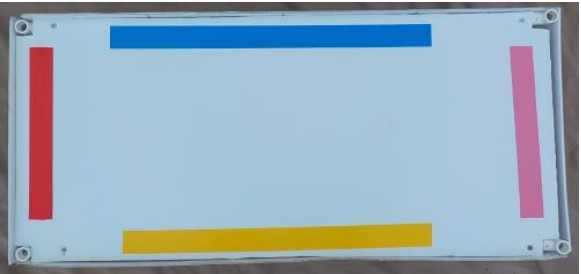
#> input picture Box Mission/images/1.png, 581 x 274 px, found by its file name
$ python box_bassant.py
#> lines starting #> are read from the running program, lines starting #| are printed output that depends on the picture; after the words box and inside, x2 and y2 are one past the last pixel; in counts of white or black regions, pixels touching at a corner belong together
import cv2
import numpy as np

hue = np.zeros((5,))
sat = np.zeros((5,))
val = np.zeros((5,))
centersX = np.zeros((4,), dtype=int)
centersY = np.zeros((4,), dtype=int)


def getTopContours(img, imgHSV):
    contours, hierarchy = cv2.findContours(
        img, cv2.RETR_EXTERNAL, cv2.CHAIN_APPROX_NONE)
    p = 0
    for cnt in contours:
        # cv2.drawContours(img, cnt, -1, (255, 0, 0), 3)
        # peri = cv2.arcLength(cnt, 1)
        # approx = cv2.approxPolyDP(cnt, 0.02*peri, 1)
        x, y, w, h = cv2.boundingRect(cnt)

        cv2.rectangle(img, (x, y), (x + w, y + h), (0, 255, 0), 2)
        # cv2.imshow('test', topContour)
        cv2.putText(img, str(p),
                    (x + (w // 2), y + (h // 2)), cv2.FONT_HERSHEY_COMPLEX, 0.3,
                    (0, 0, 0), 1)
        # print("{}  {}".format((x + (w // 2)-1), (y + (h // 2))))
        centersX[p] = int(x + (w // 2))
        centersY[p] = int(y + (h // 2))
        p += 1

    sortedidx = []
    # getting the hsv of the first (leftmost)
    temp = np.where(centersX == np.amin(centersX))
    idx = temp[0][0]
    sortedidx.append(idx)
    temp = np.where(centersY == np.amax(centersY))
    idx = temp[0][0]
    sortedidx.append(idx)
    temp = np.where(centersX == np.amax(centersX))
    idx = temp[0][0]
    sortedidx.append(idx)
    temp = np.where(centersY == np.amin(centersY))
    idx = temp[0][0]
    sortedidx.append(idx)
    for k in range(4):
        i = sortedidx[k]
        (hue[k], sat[k], val[k]) = imgHSV[centersY[i]][centersX[i]]


def match():
    for x in range(4):
        h = hue[x]
        s = sat[x]
        v = val[x]
        h_min = h - 10
        h_max = h + 10
        s_min = s - 10
        s_max = s + 10
        v_min = v - 10
        v_max = v + 10
        lower = np.array([h_min, s_min, v_min])
        upper = np.array([h_max, s_max, v_max])
        for i in down:
            mask = cv2.inRange(i, lower, upper)
            # res = cv2.bitwise_and(i, i, mask=mask)
            if mask.any():
                downArr.append(i)


top = cv2.imread("1.png")
#> top is the input picture: shape (274, 581, 3); mean B, G, R 185.2, 171.2, 151.7
down = []
downArr = []
left = cv2.imread("2.png")
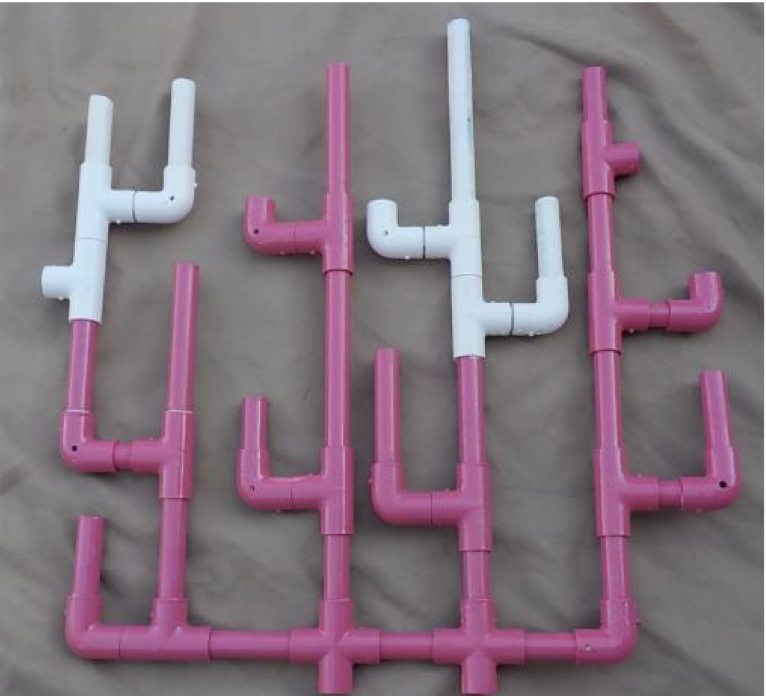
#> input picture Box Mission/images/2.png, 766 x 696 px, found by its file name
#> left is the input picture: shape (696, 766, 3); mean B, G, R 125.3, 114.4, 130.3
down.append(left)
right = cv2.imread("3.png")
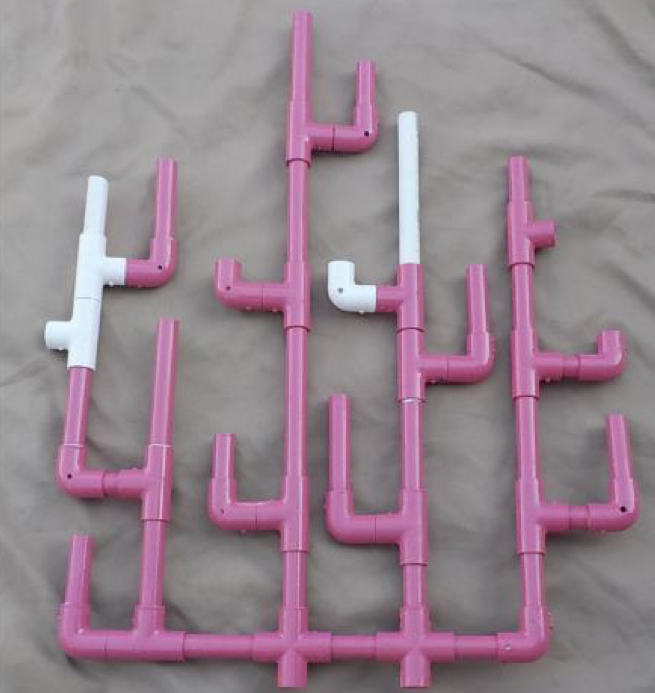
#> input picture Box Mission/images/3.png, 655 x 693 px, found by its file name
#> right is the input picture: shape (693, 655, 3); mean B, G, R 143, 132.1, 149.8
down.append(right)
mleft = cv2.imread("4.png")
down.append(mleft)
mright = cv2.imread("5.png")
down.append(mright)

print(left.shape[1])
#| 766
print(right.shape[1])
#| 655

topCanny = cv2.Canny(top, 50, 50)
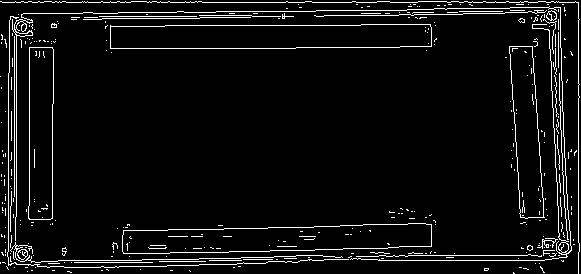
#> topCanny: shape (274, 581); 5.6% white in thin lines or dots
topHSV = cv2.cvtColor(top, cv2.COLOR_BGR2HSV)
#> topHSV: shape (274, 581, 3); mean H, S, V 98.2, 74.1, 197


getTopContours(topCanny, top)
#> in getTopContours, `contours, hierarchy = cv2.findContours( img, cv2.RETR_EXTERNAL, cv2.CH..`: contours = 290 contours, 282 with area under 20; largest, box (x1, y1, x2, y2) and area: (110, 24, 432, 49) 7230, (122, 223, 432, 254) 7124, (28, 47, 54, 220) 4022, (509, 46, 545, 219) 3938, (12, 6, 572, 261) 232, (17, 249, 28, 260) 77, (546, 10, 557, 21) 74, (527, 245, 533, 251) 20
#> the loop in getTopContours, `for cnt in contours:` made 5 passes
#> (cnt, x, y, w, h) on passes 1, 4, 5: ([[513, 272], [513, 273], [514, 273]], 513, 272, 2, 2), ([[189, 270], [190, 271]], 189, 270, 2, 2), ([[170, 270], [171, 270], [172, 270], [171, 270]], 170, 270, 3, 1)
#> (x, y, w, h) on passes 2 to 3: (67, 271, 5, 2), (27, 271, 1, 1)
#> after the loop in getTopContours, `for cnt in contours:`: img: shape (274, 581); 5.5% white in thin lines or dots
#> after the loop in getTopContours, `for cnt in contours:`: centersX = [514, 69, 27, 190]; centersY = [273, 272, 271, 271]; p = 4
#> (the run stopped early here; a loop or call above may not have finished)
